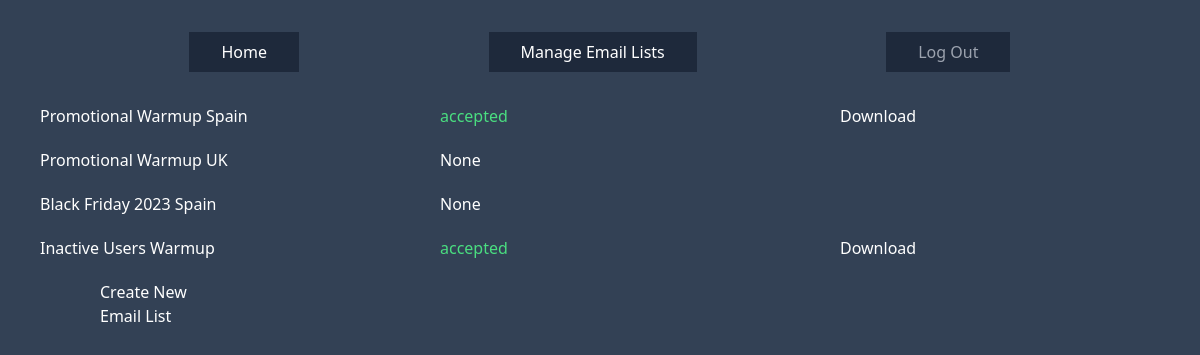
The page /manage-email-lists/ (signed in) on the database as committed earlier.
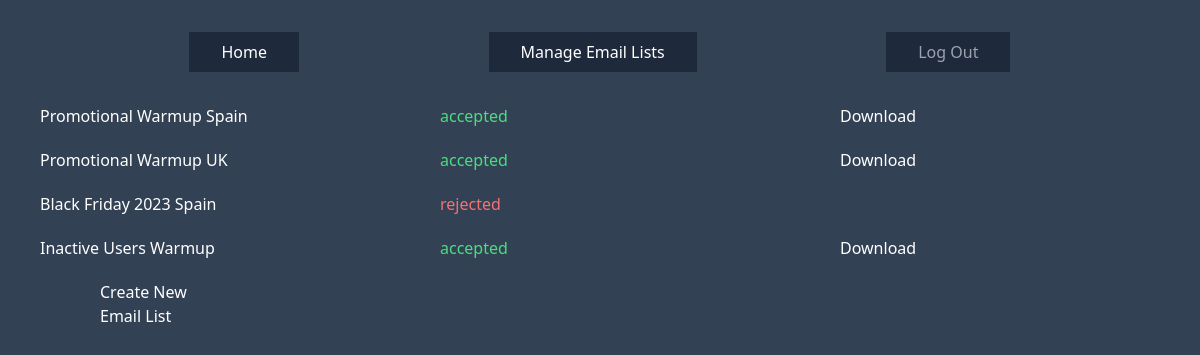
The same page on the database as committed later.
### managers/models.py (models this page shows, shortened)
class ManagerActions(models.Model):
    created = models.DateTimeField(auto_now_add=True)
    last_modified = models.DateTimeField(auto_now = True)
    action_type = models.CharField(max_length=100)
    action_details = models.ForeignKey(EmailListRequest, on_delete=models.CASCADE, related_name="action_details", null=True, blank=True)
    STATUS_CHOICES = (
    ('accepted', 'accepted'),
    ('rejected', 'rejected'),
    )
    status = models.CharField(max_length=20, choices=STATUS_CHOICES, null=True, blank=True)
    comment = models.TextField(null=True, blank=True)

### senders/models.py (models this page shows, shortened)
class EmailListRequest(models.Model):
    created = models.DateTimeField(auto_now_add=True)
    last_modified = models.DateTimeField(auto_now = True)
    sender = models.ForeignKey(CustomUser, on_delete=models.CASCADE, related_name="sender_emaillist_requests")
    name = models.CharField(max_length=100)
    sender_addresses = models.CharField(max_length=1000)
    gmail_count = models.PositiveSmallIntegerField(default=0)
    google_workspace_count = models.PositiveSmallIntegerField(default=0)
    microsoft_count = models.PositiveSmallIntegerField(default=0)
    msft_365_count = models.PositiveSmallIntegerField(default=0)
    yahoo_count = models.PositiveSmallIntegerField(default=0)
    other_count = models.PositiveSmallIntegerField(default=0)

### senders/views.py (the view)
# urls.py: path('manage-email-lists/', ManageEmailListsView.as_view(), name='s-manage-email-lists'),
class ManageEmailListsView(TemplateView):
    template_name = 'senders/manage-email-lists.html'
    def get_context_data(self, **kwargs):
        context = super().get_context_data(**kwargs)
        requested_email_lists = ManagerActions.objects.filter(
            action_type='emaillist-approval',
            action_details__sender=self.request.user
            )
        context['email_list_requests'] = requested_email_lists
        email_list_assignments = EmailListAssignment.objects.filter(
            email_list_request__sender=self.request.user
        )
        context['email_list_assignments'] = email_list_assignments
        return context

### templates/senders/manage-email-lists.html (shortened to what this page needs)
{% extends 'base.html' %}
{% block content %}
<div class="grid grid-cols-3 col-span-12">
    {% for email_list_request in email_list_requests %}
        <div class="px-10 pb-5 col-span-1">{{ email_list_request.action_details.name }}</div>
        {% if email_list_request.status == "accepted" %}
            <div class="px-10 pb-5 col-span-1 text-green-400">{{ email_list_request.status }}</div>
            <div class="px-10 pb-5 col-span-1"><a href="{% url 'download_email_list_assignments' email_list_request.id %}">Download</a></div>
        {% elif email_list_request.status == "rejected" %}
            <div class="px-10 pb-5 col-span-1 text-red-400">{{ email_list_request.status }}</div>
            <div class="px-10 pb-5 col-span-1"></div>
        {% else %}
            <div class="px-10 pb-5 col-span-1">{{ email_list_request.status }}</div>
            <div class="px-10 pb-5 col-span-1"></div>
        {% endif %}
    {% endfor %}
  </div>
  <br><br>
  <a href="{% url 's-create-new-email-list' %}">Create New Email List</a>
{% endblock content %}

### templates/base.html (shortened to what this page needs)
{% load static %}
<!DOCTYPE html>
<html>
    <head>
        <link rel="stylesheet" href="{% static 'tailwindcss/public/output.css' %}">
    </head>
    <body class="text-white bg-slate-700">
        <main>
            <div class="grid grid-cols-12">
                {% if user.is_authenticated %}
					{% if user.role == "sender" %}
						<div class="col-span-12 flex justify-evenly pt-8 pb-8">
							<a class="py-2 px-8 bg-slate-800" href="{% url 'gateway' %}">Home</a>
							<a class="py-2 px-8 bg-slate-800" href="{% url 's-manage-email-lists' %}">Manage Email Lists</a>
							<a class="py-2 px-8 bg-slate-800 text-gray-400" href="{% url 'logout' %}">Log Out</a>
						</div>
                    {% endif %}
                {% elif request.path != '/users/login/' %}
					<p>You are not logged in.</p>
					<a href="{% url 'login' %}">Log In</a>
                {% endif %}
                {% block content %}
                {% endblock content %}
            </div>
        </main>
    </body>
</html>

Rows that differ between the two databases and show on the page:
changed ManagerActions "Promotional Warmup UK": status "None" → "accepted"
changed ManagerActions: status "None" → "rejected"
